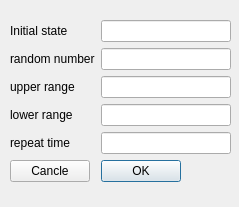
<?xml version="1.0" encoding="UTF-8"?>
<ui version="4.0">
 <class>conf_dialog</class>
 <widget class="QDialog" name="conf_dialog">
  <property name="geometry">
   <rect>
    <x>0</x>
    <y>0</y>
    <width>239</width>
    <height>207</height>
   </rect>
  </property>
  <property name="windowTitle">
   <string>Configeration Dialog</string>
  </property>
  <widget class="QWidget" name="formLayoutWidget">
   <property name="geometry">
    <rect>
     <x>10</x>
     <y>20</y>
     <width>221</width>
     <height>181</height>
    </rect>
   </property>
   <layout class="QFormLayout" name="conf_layout">
    <property name="fieldGrowthPolicy">
     <enum>QFormLayout::ExpandingFieldsGrow</enum>
    </property>
    <item row="0" column="0">
     <widget class="QLabel" name="initial_state_label">
      <property name="toolTip">
       <string>you can set the initial state here</string>
      </property>
      <property name="text">
       <string>Initial state</string>
      </property>
     </widget>
    </item>
    <item row="0" column="1">
     <widget class="QLineEdit" name="initial_state_value"/>
    </item>
    <item row="1" column="0">
     <widget class="QLabel" name="random_number_label">
      <property name="toolTip">
       <string>you can set the random node number here</string>
      </property>
      <property name="text">
       <string>random number</string>
      </property>
     </widget>
    </item>
    <item row="1" column="1">
     <widget class="QLineEdit" name="random_numner_value"/>
    </item>
    <item row="2" column="0">
     <widget class="QLabel" name="upper_range_label">
      <property name="toolTip">
       <string>you can set the upper range for the uniform distribution of random work here.
It should be positive.</string>
      </property>
      <property name="text">
       <string>upper range</string>
      </property>
     </widget>
    </item>
    <item row="2" column="1">
     <widget class="QLineEdit" name="upper_range_value"/>
    </item>
    <item row="3" column="0">
     <widget class="QLabel" name="lower_range_label">
      <property name="toolTip">
       <string>you can set the lower range for the uniform distribution of random work here.
It should be negative.</string>
      </property>
      <property name="text">
       <string>lower range</string>
      </property>
     </widget>
    </item>
    <item row="3" column="1">
     <widget class="QLineEdit" name="lower_range_value"/>
    </item>
    <item row="5" column="1">
     <widget class="QPushButton" name="conf_ok_button">
      <property name="contextMenuPolicy">
       <enum>Qt::DefaultContextMenu</enum>
      </property>
      <property name="layoutDirection">
       <enum>Qt::LeftToRight</enum>
      </property>
      <property name="text">
       <string>OK</string>
      </property>
      <property name="default">
       <bool>true</bool>
      </property>
     </widget>
    </item>
    <item row="5" column="0">
     <widget class="QPushButton" name="conf_cancle_button">
      <property name="text">
       <string>Cancle</string>
      </property>
      <property name="default">
       <bool>false</bool>
      </property>
      <property name="flat">
       <bool>false</bool>
      </property>
     </widget>
    </item>
    <item row="4" column="0">
     <widget class="QLabel" name="repeat_time_label">
      <property name="toolTip">
       <string>you should put random walk distance here.</string>
      </property>
      <property name="text">
       <string>repeat time</string>
      </property>
     </widget>
    </item>
    <item row="4" column="1">
     <widget class="QLineEdit" name="repeat_time_value"/>
    </item>
   </layout>
  </widget>
 </widget>
 <tabstops>
  <tabstop>initial_state_value</tabstop>
  <tabstop>random_numner_value</tabstop>
  <tabstop>upper_range_value</tabstop>
  <tabstop>lower_range_value</tabstop>
  <tabstop>repeat_time_value</tabstop>
  <tabstop>conf_cancle_button</tabstop>
  <tabstop>conf_ok_button</tabstop>
 </tabstops>
 <resources/>
 <connections/>
</ui>
